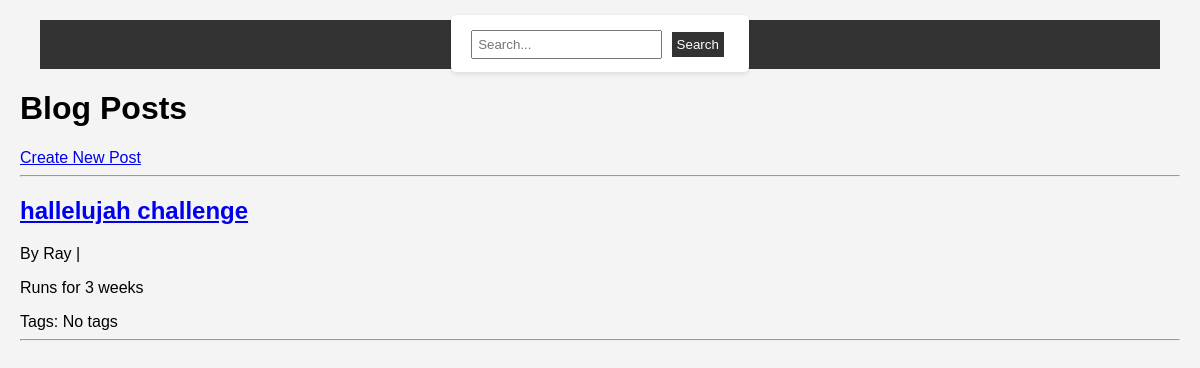
Page /post/ on the committed database.
### blog/models.py (models this page shows, shortened)
class Post(models.Model):
    title = models.CharField(max_length=200)
    content = models.TextField()
    published_date = models.DateTimeField(auto_now_add=True)
    author  = models.ForeignKey(User,on_delete=models.CASCADE,related_name='posts')
    tags = TaggableManager(blank=True)

### blog/views.py (the view)
# urls.py: path('post/', PostListView.as_view(), name='post-list'),
class PostListView(ListView):
    model = Post
    template_name = 'post_list.html'  # Specify your template name here
    context_object_name = 'posts'
    ordering = ['-published_date']  # Order posts by published date (newest first)

### blog/templates/blog/post_list.html
{% extends "base.html" %}
{% block content %}
<h1>Blog Posts</h1>
<a href="{% url 'post-create' %}">Create New Post</a>
<hr>
{% for post in posts %}
    <article>
        <h2>
            <a href="{% url 'post-detail' post.pk %}">
                {{ post.title }}
            </a>
        </h2>
        <p>By {{ post.author }} | {{ post.date_posted }}</p>
        <p>{{ post.content|truncatewords:20 }}</p>
        <div class="tags">
            Tags:
            {% for tag in post.tags.all %}
                <a href="{% url 'posts-by-tag' tag.slug %}">{{ tag.name }}</a>
                {% if not forloop.last %}, {% endif %}
            {% empty %}
                <span>No tags</span>
            {% endfor %}
        </div>
    </article>
    <hr>
    {%empty%}
    <p>No posts available.</p>
{% endfor %}
{% endblock %}

### blog/static/css/styles.css (style rules this page uses)
body { font-family: Arial, Helvetica, sans-serif; background-color: #f4f4f4; padding: 0; margin: 20px; }
h2 { color: #333; }

### rows in the picture
Post: title "hallelujah challenge", author "Ray", content "Runs for 3 weeks"
